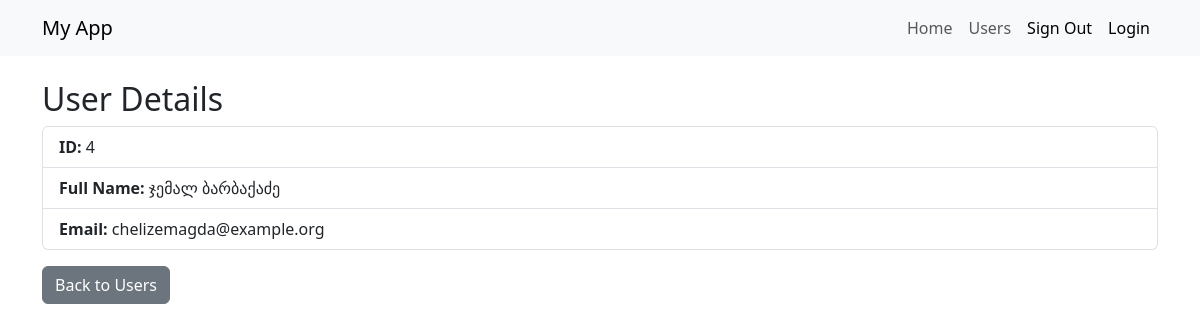
The page /user_detail/4 on the database its author committed.
### tables this page shows
CREATE TABLE users
        (id INTEGER PRIMARY KEY AUTOINCREMENT,
        first_name TEXT,
        last_name TEXT,
        age INTEGER,
        birth_date DATE,
        address TEXT,
        password TEXT,
        id_number INTEGER,
        email TEXT
    );

### app.py (the view)
@app.route('/user_detail/<int:user_id>')
def user_detail(user_id: int):
    conn = get_db()
    cursor = conn.cursor()
    user_obj = cursor.execute("""
    select * from users where id = ?
    """,
        (user_id, )).fetchone()
    conn.close()
    return render_template('user_detail.html', user=user_obj)

### app.py (called while the page is built)
def get_db():
    db = getattr(g, '_database', None)
    if db is None:
        db = g._database = sqlite3.connect(DATABASE)
        db.row_factory = sqlite3.Row
    return db

@app.teardown_appcontext
def close_connection(exception):
    db = getattr(g, '_database', None)
    if db is not None:
        db.close()

### templates/user_detail.html (shortened to what this page needs)
{% extends 'components/base.html' %}
{% block content %}
    {% if user %}
    <div class="container mt-4">
        <h2>User Details</h2>
        <ul class="list-group">
            <li class="list-group-item"><strong>ID:</strong> {{ user['id'] }}</li>
            <li class="list-group-item"><strong>Full Name:</strong> {{ user['first_name'] }} {{ user['last_name'] }}</li>
            <li class="list-group-item"><strong>Email:</strong> {{ user['email'] }}</li>
        </ul>
        <a href="{{ url_for('get_users') }}" class="btn btn-secondary mt-3">Back to Users</a>
    </div>
    {% else %}
<div class="alert alert-danger" role="alert">
      User With this id does not exist
</div>
    {% endif %}
{% endblock %}

### rows shown on the page
users: id "4", first_name "ჯემალ", last_name "ბარბაქაძე", email "chelizemagda@example.org"
